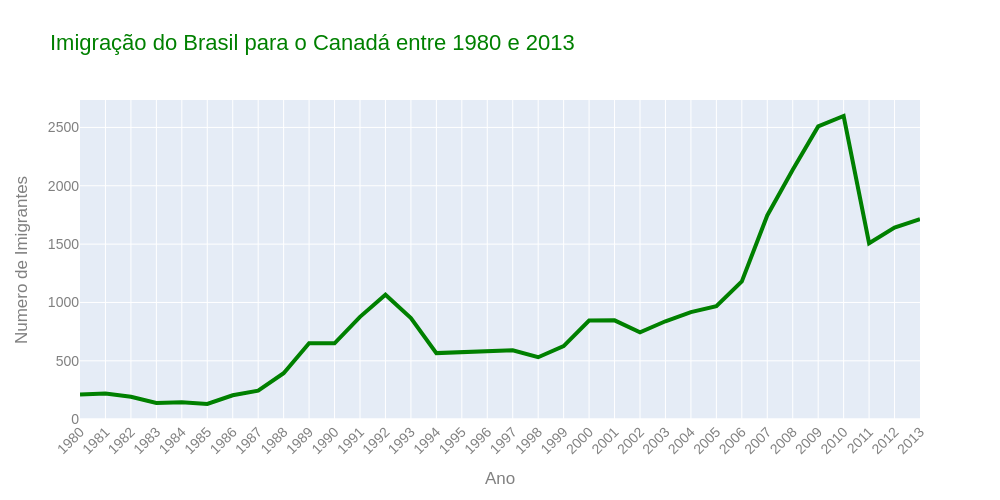

The cell this chart's notebook holds for it:
### Code cell
fig = px.line(dados_brasil, x='ano', y='imigrantes',
             title='Imigração do Brasil para o Canadá entre 1980 e 2013')
fig.update_traces(line_color ='green', line_width= 4)
fig.update_layout(width=1000, height=500,
                 xaxis={'tickangle': -45},
                 font_family = 'Arial',
                 font_size=14,
                 font_color='grey',
                 title_font_color='green',
                 title_font_size=22,
                 xaxis_title='Ano',
                 yaxis_title='Numero de Imigrantes')
fig.show()

### Figure 1 — Plotly figure (JSON) as saved in the notebook; plotly's stock layout.template omitted (floating-point values rounded to 4 significant figures)
{"data": [{"hovertemplate": "ano=%{x}<br>imigrantes=%{y}<extra></extra>", "legendgroup": "", "line": {"color": "green", "dash": "solid", "width": 4}, "marker": {"symbol": "circle"}, "mode": "lines", "name": "", "orientation": "v", "showlegend": false, "type": "scatter", "x": ["1980", "1981", "1982", "1983", "1984", "1985", "1986", "1987", "1988", "1989", "1990", "1991", "1992", "1993", "1994", "1995", "1996", "1997", "1998", "1999", "2000", "2001", "2002", "2003", "2004", "2005", "2006", "2007", "2008", "2009", "2010", "2011", "2012", "2013"], "xaxis": "x", "y": [211, 220, 192, 139, 145, 130, 205, 244, 394, 650, 650, 877, 1066, 866, 566, 572, 586, 591, 531, 626, 845, 847, 745, 839, 917, 969, 1181, 1746, 2138, 2509, 2598, 1508, 1642, 1714], "yaxis": "y"}], "layout": {"font": {"color": "grey", "family": "Arial", "size": 14}, "height": 500, "legend": {"tracegroupgap": 0}, "title": {"font": {"color": "green", "size": 22}, "text": "Imigração do Brasil para o Canadá entre 1980 e 2013"}, "width": 1000, "xaxis": {"anchor": "y", "domain": [0, 1], "tickangle": -45, "title": {"text": "Ano"}}, "yaxis": {"anchor": "x", "domain": [0, 1], "title": {"text": "Numero de Imigrantes"}}}}
